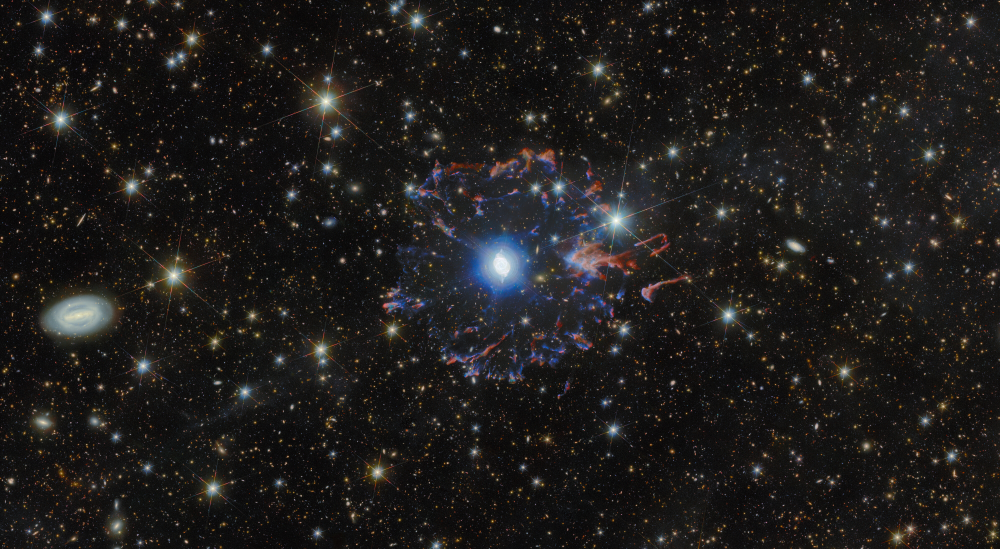
#> input picture data/input/hubble_pictures/5475_1.jpg, 4000 x 2195 px (shown at 1/4 size)
$ python animate.py ../../../data/input/hubble_pictures/5475_1.jpg ../../../data/input/hubble_pictures/8cf8e4a920622b88bcf7e17844bfb36c.jpg ../../../data/input/hubble_pictures/8cf8e4a920622b88bcf7e17844bfb36c.jpg
#> lines starting #> are read from the running program, lines starting #| are printed output that depends on the picture
import sys
import numpy as np
from PIL import Image, ImageDraw
import subprocess

def create_animation(img_path, audio_path, out_mp4):
    print("Loading image...")
    original = Image.open(img_path).convert('RGB')
#> original is the input picture: PIL image 4000x2195 RGB; mean R, G, B 30.7, 28.7, 27.4
    W = 1000
    H = int(original.height * W / original.width)
#> H = 548
    if H % 2 != 0:
        H += 1
    img = original.resize((W, H), Image.Resampling.LANCZOS)
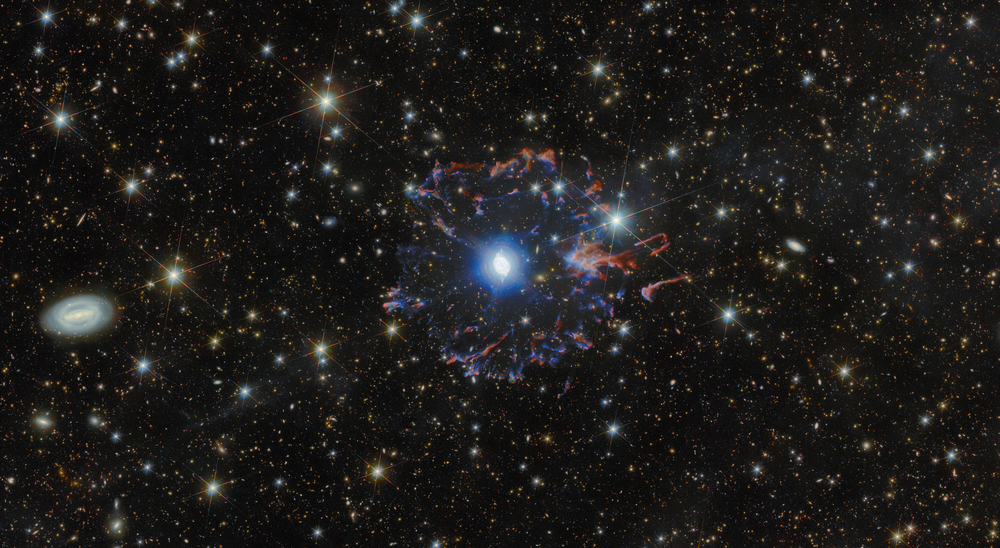
#> img: PIL image 1000x548 RGB; mean R, G, B 30.7, 28.7, 27.4

    gray_img = img.convert('L')
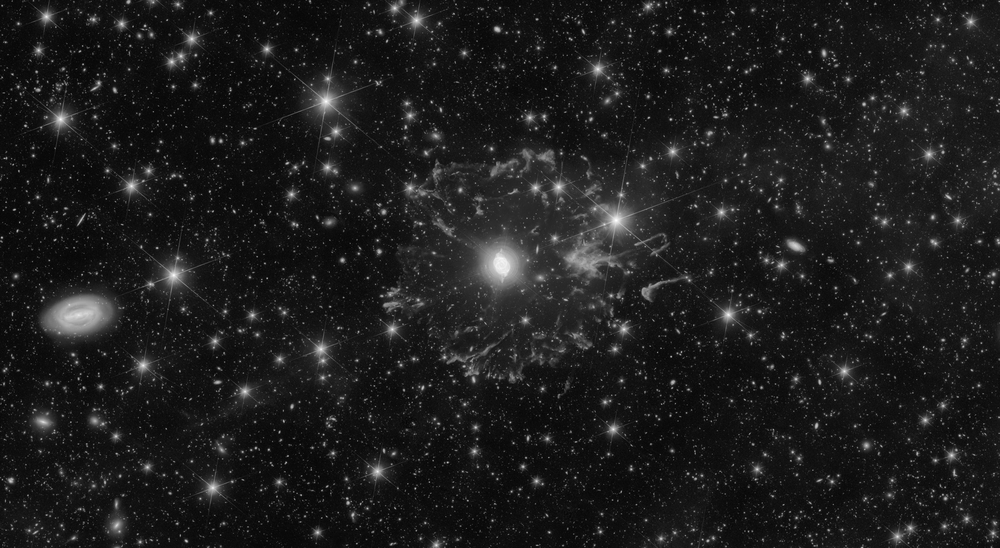
#> gray_img: PIL image 1000x548 L; min 0, max 255, mean 29.1
    gray_array = np.array(gray_img, dtype=np.float32) / 255.0
    gray_array = np.power(gray_array, 2.0)
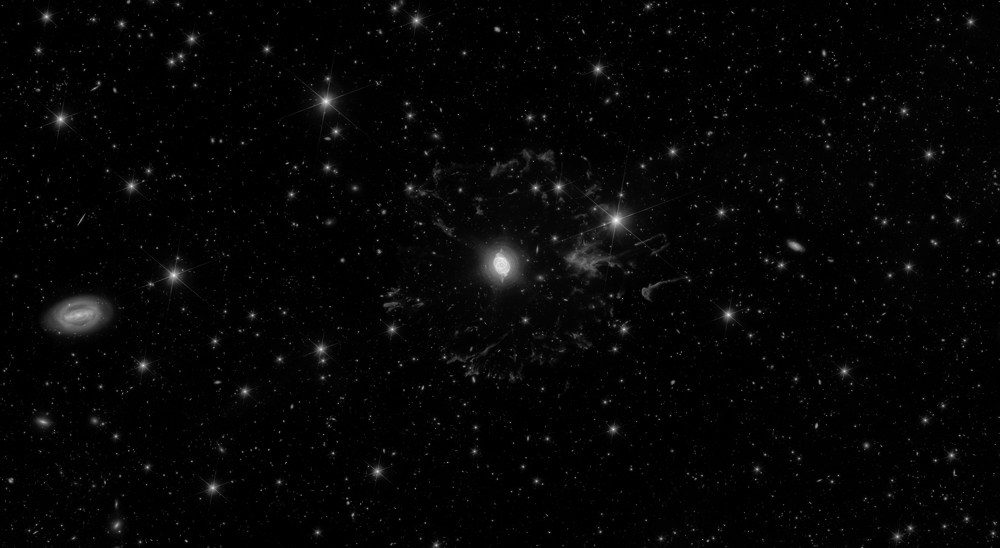
#> gray_array: shape (548, 1000) float32; min 0, max 1, mean 0.0233

    fps = 48000 / 1024.0

    cmd = [
        'ffmpeg', '-y', '-f', 'rawvideo', '-vcodec', 'rawvideo',
        '-s', f'{W}x{H}', '-pix_fmt', 'rgb24', '-r', str(fps),
        '-i', '-', '-i', audio_path,
        '-c:v', 'libx264', '-preset', 'fast', '-crf', '23',
        '-c:a', 'aac', '-b:a', '192k',
        '-pix_fmt', 'yuv420p', '-shortest', out_mp4
    ]

    print("Starting render...")
#> (the run stopped early here; a loop or call above may not have finished)

$ run again, on data/input/hubble_pictures/ssc2007-03a1.jpg
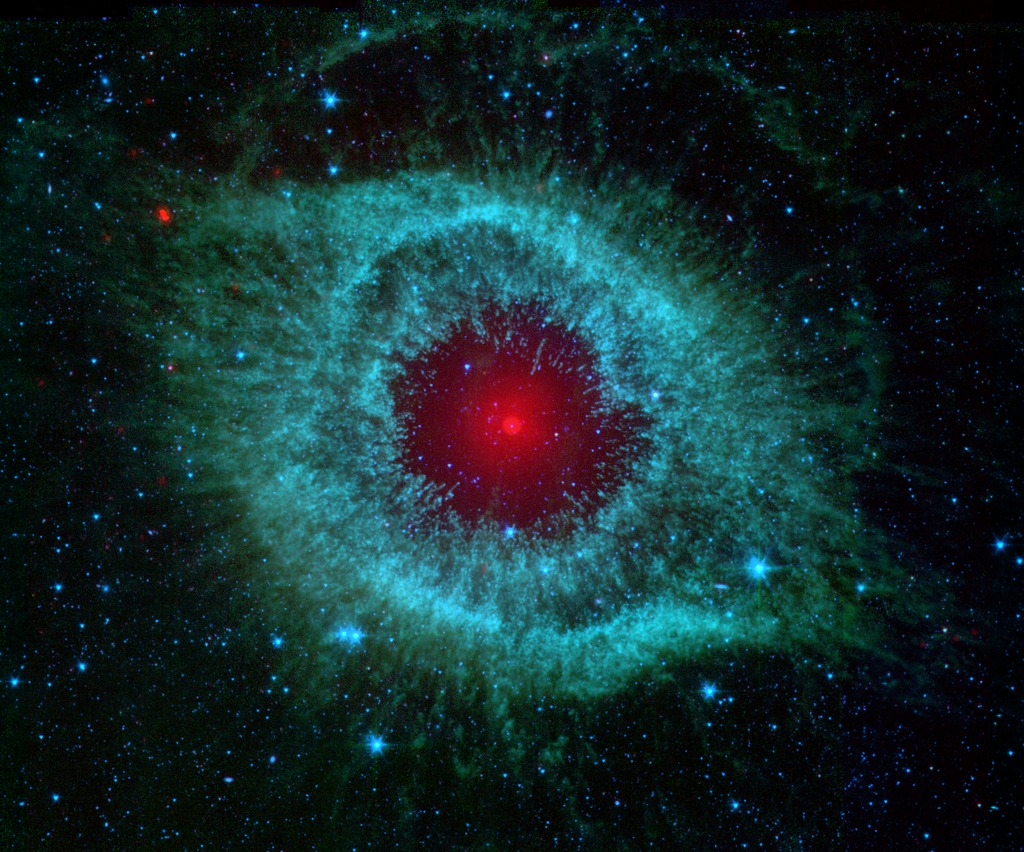
#> input picture data/input/hubble_pictures/ssc2007-03a1.jpg, 1024 x 852 px
#> in create_animation, original is the input picture: PIL image 1024x852 RGB; mean R, G, B 18.6, 41.7, 42.8
#> in create_animation, `gray_img = img.convert('L')`:
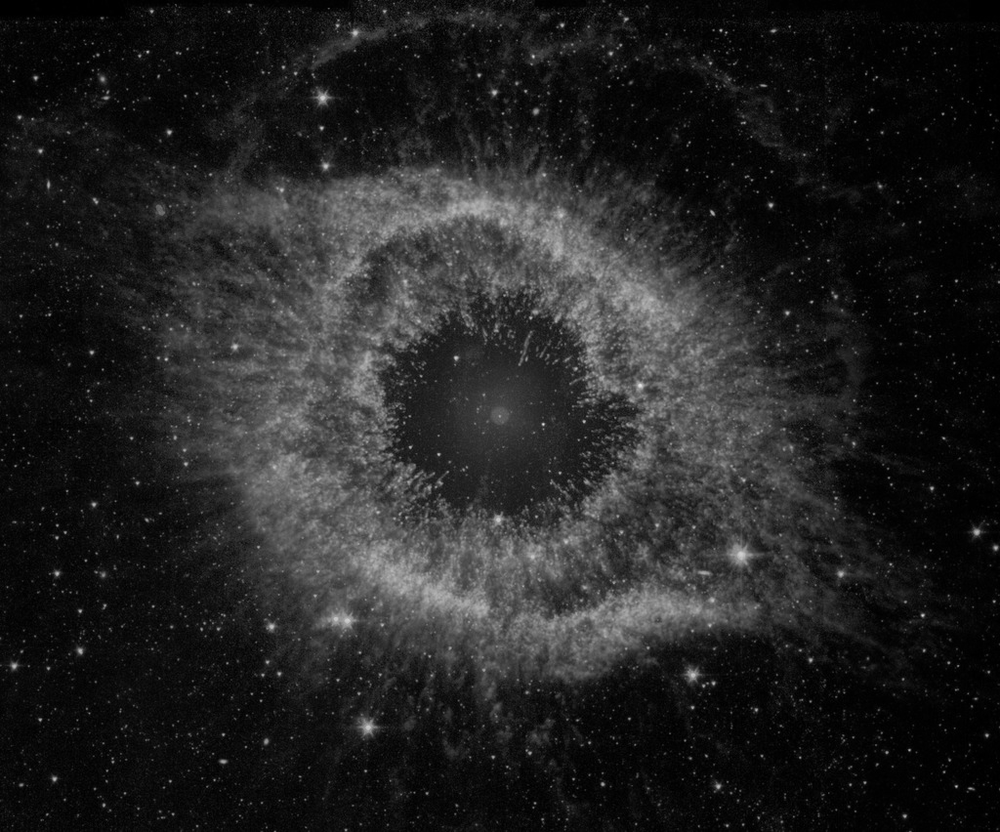
#> gray_img: PIL image 1000x832 L; min 0, max 229, mean 35
#> in create_animation, `gray_array = np.power(gray_array, 2.0)`:
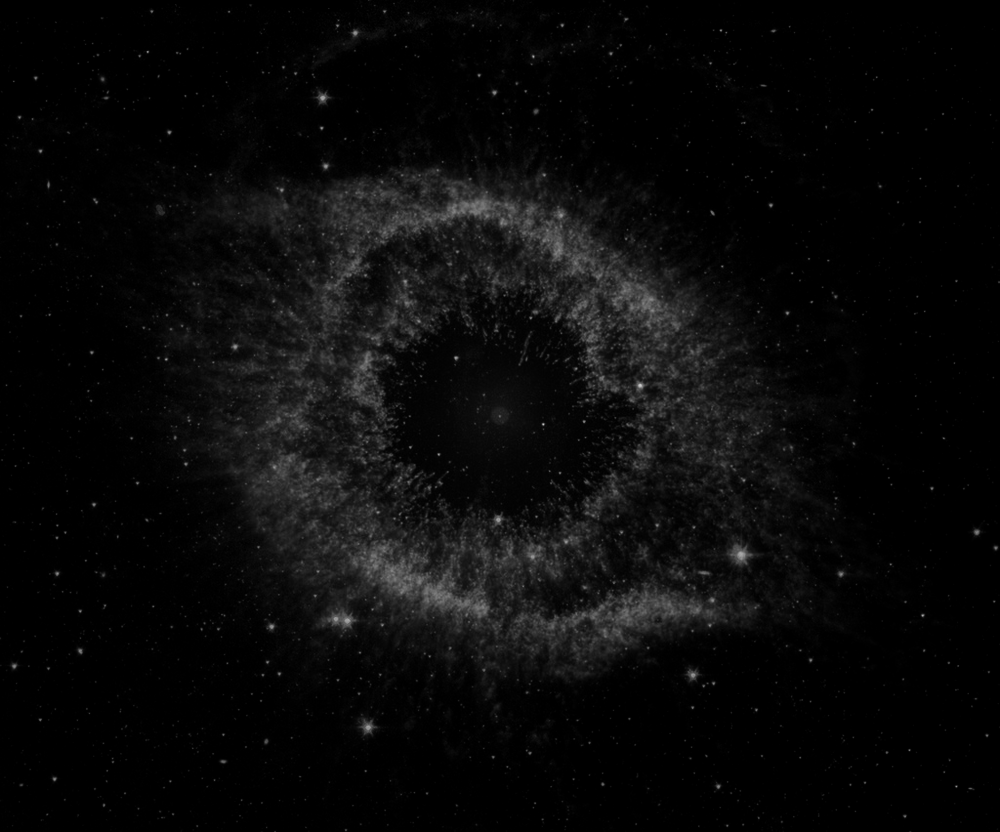
#> gray_array: shape (832, 1000) float32; min 0, max 0.806, mean 0.0385

$ run again, on data/input/hubble_pictures/Hubble-Space-Telescope-Images-IRAS-230776707-Image-Credit-NASA.webp
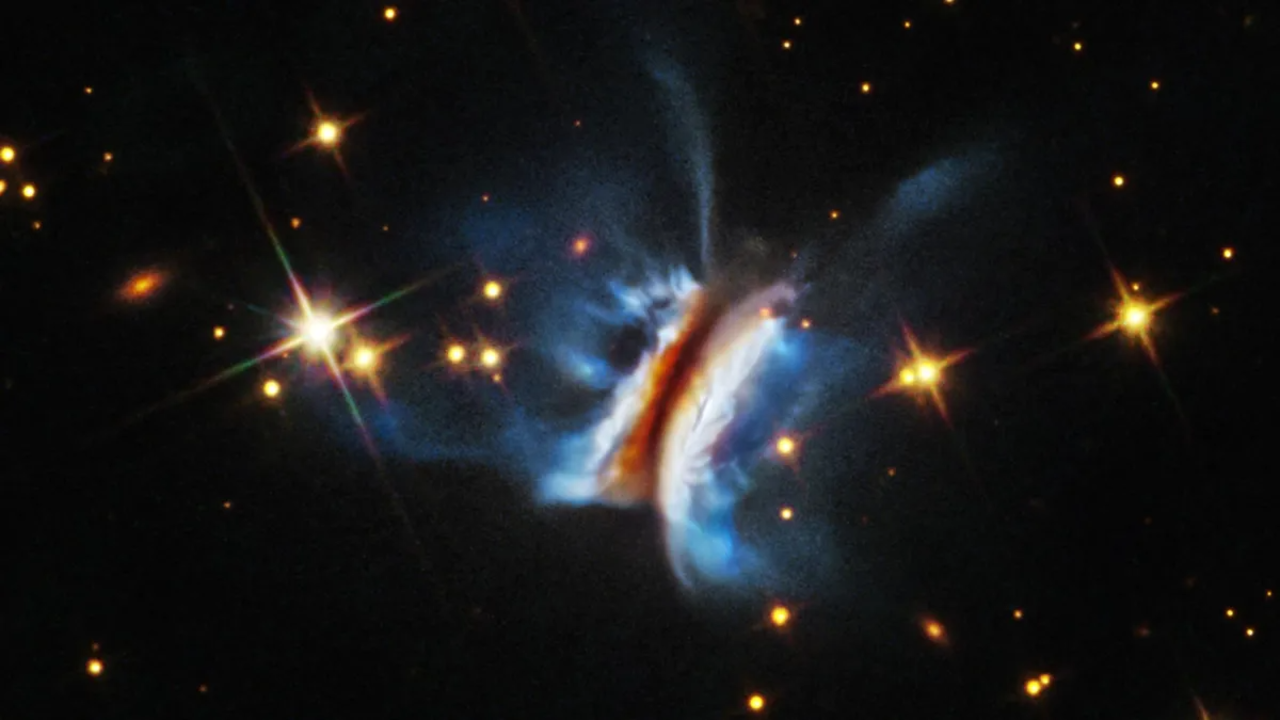
#> input picture data/input/hubble_pictures/Hubble-Space-Telescope-Images-IRAS-230776707-Image-Credit-NASA.webp, 1280 x 720 px
#> in create_animation, original is the input picture: PIL image 1280x720 RGB; mean R, G, B 25.2, 25.7, 26.6
#> in create_animation, `gray_img = img.convert('L')`:
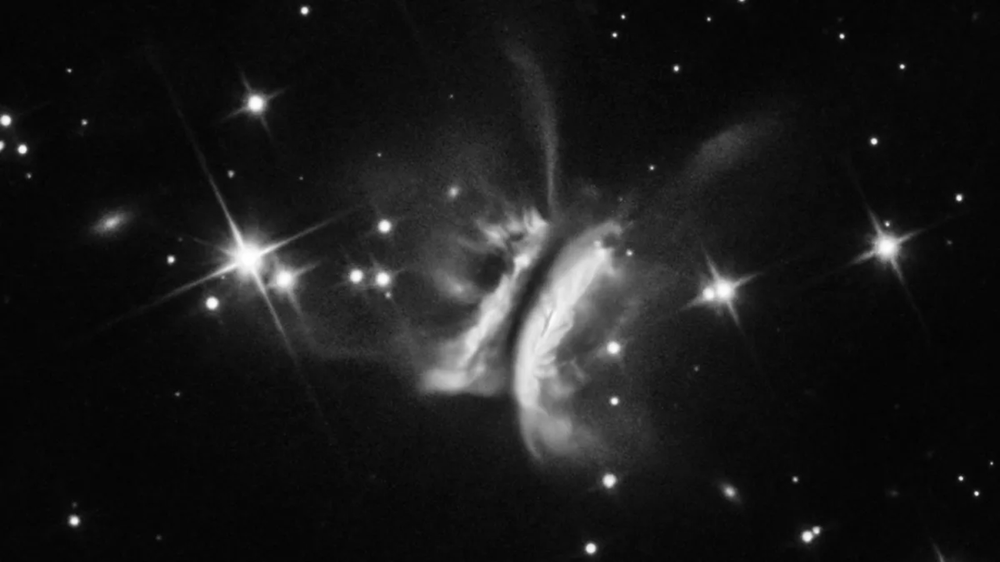
#> gray_img: PIL image 1000x562 L; min 2, max 255, mean 25.6
#> in create_animation, `gray_array = np.power(gray_array, 2.0)`:
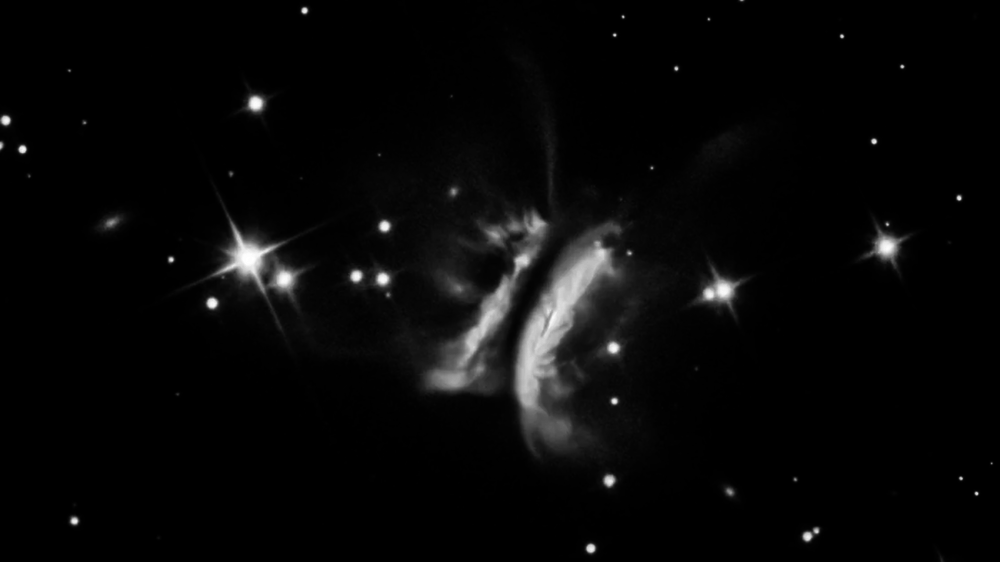
#> gray_array: shape (562, 1000) float32; min 6.15e-05, max 1, mean 0.0319
